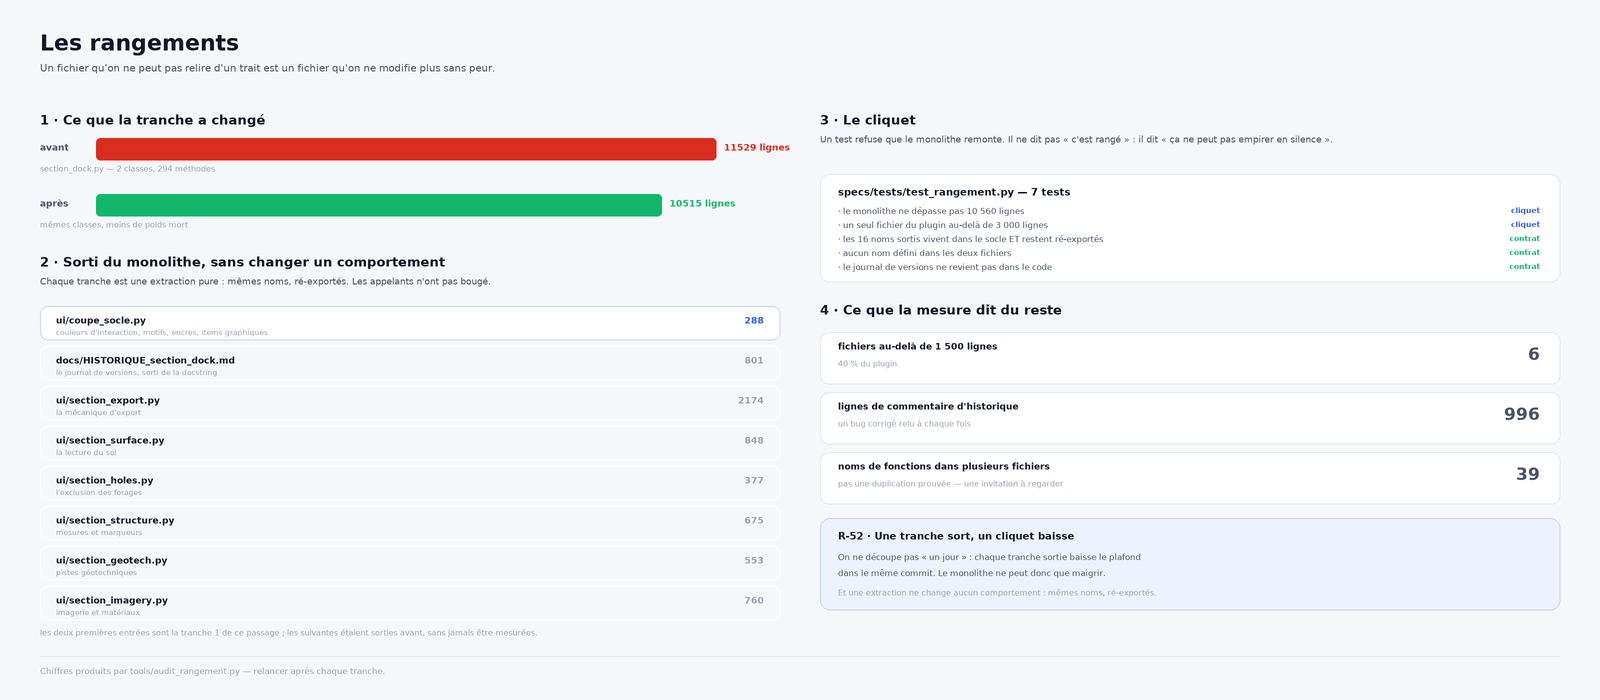

The script that saved this image:
"""Planche 27 — les rangements : pourquoi la coupe tient sur 14 000 lignes.

    python3 maquettes/27_rangements.py

Les chiffres sont lus dans ``specs/data/rangement.json`` (produit par
``tools/audit_rangement.py``), jamais recopiés à la main.
"""
from __future__ import annotations

import json
import os

from PIL import Image, ImageDraw, ImageFont

OUT = os.path.dirname(os.path.abspath(__file__))
DONNEES = os.path.join(OUT, "..", "specs", "data")
THEME = json.load(open(os.path.join(DONNEES, "theme.json"), encoding="utf-8"))
AUDIT = json.load(open(os.path.join(DONNEES, "rangement.json"),
                       encoding="utf-8"))
T = THEME["clair"]
S = 2
W, H = 1600, 700
POL = {False: "/usr/share/fonts/truetype/dejavu/DejaVuSans.ttf",
       True: "/usr/share/fonts/truetype/dejavu/DejaVuSans-Bold.ttf"}


def f(t, g=False):
    return ImageFont.truetype(POL[g], int(t * S))


img = Image.new("RGB", (W * S, H * S), T["bg"])
d = ImageDraw.Draw(img)


def txt(x, y, t, sz=10, col=None, g=False, a=None):
    d.text((x * S, y * S), t, font=f(sz, g), fill=col or T["ink"], anchor=a)


def rect(x, y, w, h, fill=None, stroke=None, r=8, ep=1):
    d.rounded_rectangle([x * S, y * S, (x + w) * S, (y + h) * S],
                        radius=int(r * S), fill=fill, outline=stroke,
                        width=max(1, int(ep * S)))


def ligne(x1, y1, x2, y2, col=None, ep=1):
    d.line([x1 * S, y1 * S, x2 * S, y2 * S], fill=col or T["border"],
           width=int(ep * S))


txt(40, 30, "Les rangements", 22, T["ink"], True)
txt(40, 62, "Un fichier qu'on ne peut pas relire d'un trait est un fichier "
    "qu'on ne modifie plus sans peur.", 10.2, T["ink_2"])

# ══ 1 · ce qui a bougé
y = 112
txt(40, y, "1 · Ce que la tranche a changé", 13, T["ink"], True)
y += 26
chemins = [("avant", 11529, T["block"], "section_dock.py — 2 classes, 294 méthodes"),
           ("après", 10515, T["ok"], "mêmes classes, moins de poids mort")]
yy = y
for nom, n, col, quoi in chemins:
    txt(40, yy + 4, nom, 9.4, T["ink_2"], True)
    largeur = n / 11529 * 620
    rect(96, yy, largeur, 22, col, None, 4)
    txt(104 + largeur, yy + 4, f"{n} lignes", 9, col, True)
    txt(40, yy + 26, quoi, 8.4, T["ink_3"])
    yy += 56

# ══ 2 · ce qui est sorti
y += 116
txt(40, y, "2 · Sorti du monolithe, sans changer un comportement", 13,
    T["ink"], True)
txt(40, y + 22, "Chaque tranche est une extraction pure : mêmes noms, "
    "ré-exportés. Les appelants n'ont pas bougé.", 9.4, T["ink_2"])
y += 52
sortis = [("ui/coupe_socle.py", "288", "couleurs d'interaction, motifs, "
          "encres, items graphiques"),
          ("docs/HISTORIQUE_section_dock.md", "801", "le journal de versions, "
           "sorti de la docstring"),
          ("ui/section_export.py", "2174", "la mécanique d'export"),
          ("ui/section_surface.py", "848", "la lecture du sol"),
          ("ui/section_holes.py", "377", "l'exclusion des forages"),
          ("ui/section_structure.py", "675", "mesures et marqueurs"),
          ("ui/section_geotech.py", "553", "pistes géotechniques"),
          ("ui/section_imagery.py", "760", "imagerie et matériaux")]
for nom, n, quoi in sortis:
    encadre = nom == "ui/coupe_socle.py"
    rect(40, y, 740, 34, T["surface"] if encadre else None,
         T["accent_line"] if encadre else None, 8)
    txt(56, y + 9, nom, 9.2, T["ink"], True)
    txt(56, y + 22, quoi, 7.8, T["ink_3"])
    txt(764, y + 9, n, 9, T["accent"] if encadre else T["ink_3"], True, "ra")
    y += 40

txt(40, y + 2, "les deux premières entrées sont la tranche 1 de ce passage ; les "
    "suivantes étaient sorties avant, sans jamais être mesurées.", 8.2, T["ink_3"])

# ══ 3 · LE CLIQUET
D = 820
y = 112
txt(D, y, "3 · Le cliquet", 13, T["ink"], True)
txt(D, y + 22, "Un test refuse que le monolithe remonte. Il ne dit pas "
    "« c'est rangé » : il dit « ça ne peut pas empirer en silence ».", 9.4,
    T["ink_2"])
y += 62

rect(D, y, 740, 108, T["surface"], T["border"], 10)
txt(D + 18, y + 12, "specs/tests/test_rangement.py — 7 tests", 10, T["ink"],
    True)
regles = [("le monolithe ne dépasse pas 10 560 lignes", "cliquet"),
          ("un seul fichier du plugin au-delà de 3 000 lignes", "cliquet"),
          ("les 16 noms sortis vivent dans le socle ET restent ré-exportés",
           "contrat"),
          ("aucun nom défini dans les deux fichiers", "contrat"),
          ("le journal de versions ne revient pas dans le code", "contrat")]
yy = y + 32
for r, genre in regles:
    col = T["accent"] if genre == "cliquet" else T["ok"]
    txt(D + 18, yy, "· " + r, 8.6, T["ink_2"])
    txt(D + 720, yy, genre, 7.8, col, True, "ra")
    yy += 14

# ══ 4 · LE DÉFAUT QUI RESTE
y += 128
txt(D, y, "4 · Ce que la mesure dit du reste", 13, T["ink"], True)
y += 30
mesures = [(len(AUDIT["gros_fichiers"]), "fichiers au-delà de 1 500 lignes",
            "40 % du plugin"),
           (AUDIT["lignes_de_journal"], "lignes de commentaire d'historique",
            "un bug corrigé relu à chaque fois"),
           (len(AUDIT["noms_partages"]),
            "noms de fonctions dans plusieurs fichiers",
            "pas une duplication prouvée — une invitation à regarder")]
for n, quoi, note in mesures:
    rect(D, y, 740, 52, T["surface"], T["border"], 9)
    txt(D + 18, y + 9, quoi, 9.2, T["ink"], True)
    txt(D + 18, y + 27, note, 8.2, T["ink_3"])
    txt(D + 720, y + 12, str(n), 17, T["ink_2"], True, "ra")
    y += 60

# ══ 5 · LA RÈGLE
y += 6
rect(D, y, 740, 92, T["accent_soft"], T["accent_line"], 10)
txt(D + 18, y + 12, "R-52 · Une tranche sort, un cliquet baisse", 10.4,
    T["ink"], True)
txt(D + 18, y + 34, "On ne découpe pas « un jour » : chaque tranche sortie "
    "baisse le plafond", 8.8, T["ink_2"])
txt(D + 18, y + 50, "dans le même commit. Le monolithe ne peut donc que "
    "maigrir.", 8.8, T["ink_2"])
txt(D + 18, y + 70, "Et une extraction ne change aucun comportement : "
    "mêmes noms, ré-exportés.", 8.4, T["ink_3"])

# ── pied
ligne(40, H - 44, 1560, H - 44)
txt(40, H - 34, "Chiffres produits par tools/audit_rangement.py — "
    "relancer après chaque tranche.", 8.8, T["ink_3"])

img.resize((W, H), Image.LANCZOS).save(os.path.join(OUT, "27_rangements.png"))
print("écrit maquettes/27_rangements.png")
